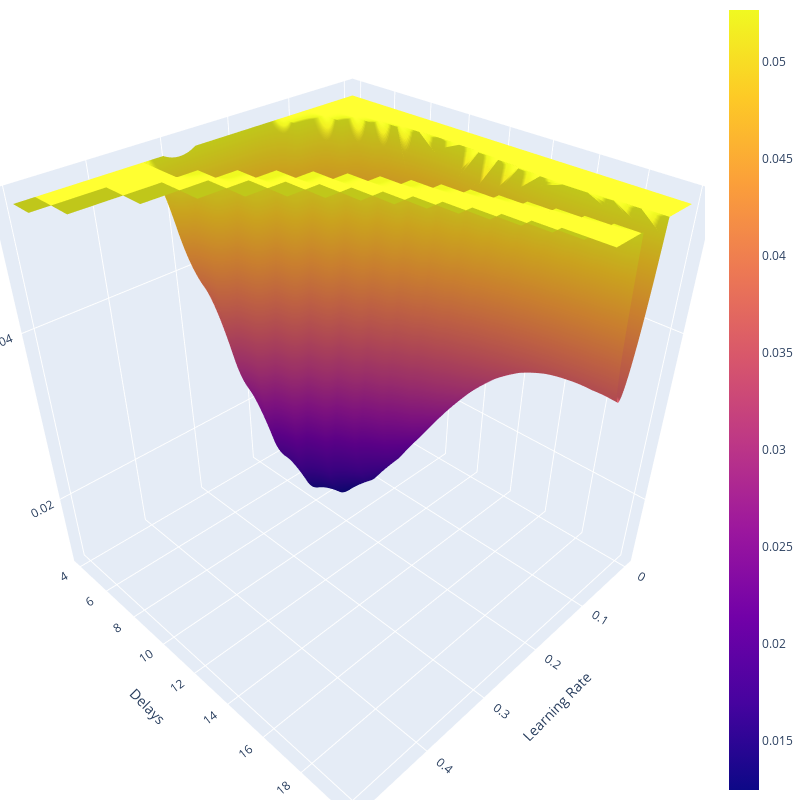
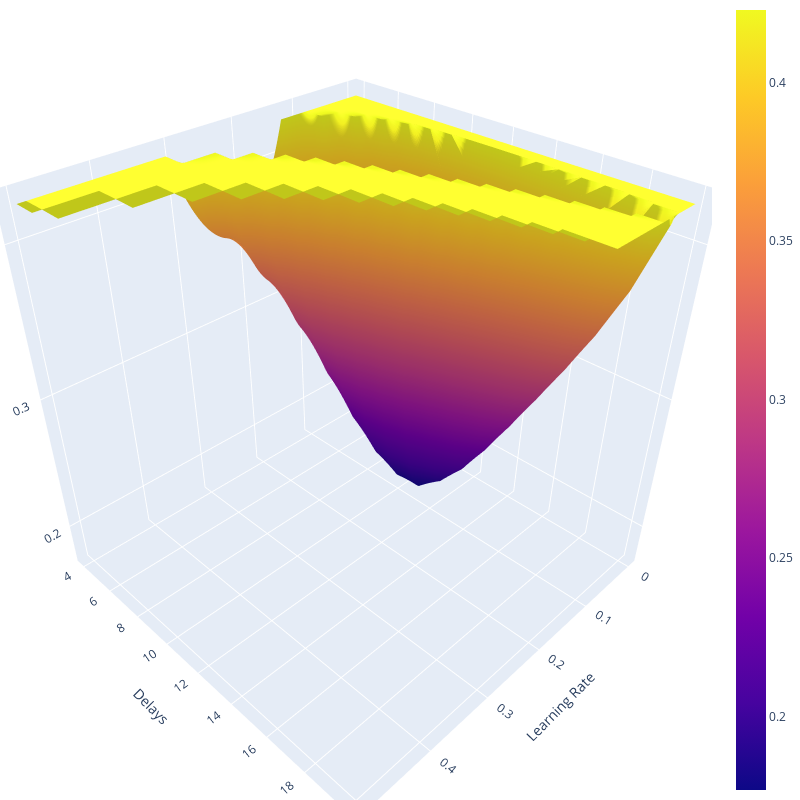

Notebook cell for these charts, in order:
### Code cell
for b, band in enumerate(bands):

    z = mseas[b,:,:].copy()

    th =  1.01*z_mins[b].max()
    z[z>th] = th
    fig = go.Figure(data=[go.Surface(z=z,y=y,x=x)])
    fig.update_layout(autosize=False,
                    title="de",
                    margin=dict(l=0, r=0, b=0, t=0)
                    )

    fig.update_layout(scene = dict(
                        xaxis_title='Learning Rate',
                        yaxis_title='Delays',
                        zaxis_title='MSE'),
                        width=800, height=800,
                        )

    fig.show()

### Figure 1 — Plotly figure (JSON) as saved in the notebook; plotly's stock layout.template omitted (floating-point values rounded to 4 significant figures; data arrays with more than 128 entries replaced by an {"elided": "..."} marker saying what was removed)
{"data": [{"type": "surface", "x": {"elided": "1000 float values"}, "y": [4, 5, 6, 7, 8, 9, 10, 11, 12, 13, 14, 15, 16, 17, 18, 19, 20], "z": {"elided": "17x1000 float values"}}], "layout": {"autosize": false, "height": 800, "margin": {"b": 0, "l": 0, "r": 0, "t": 0}, "scene": {"xaxis": {"title": {"text": "Learning Rate"}}, "yaxis": {"title": {"text": "Delays"}}, "zaxis": {"title": {"text": "MSE"}}}, "title": {"text": "de"}, "width": 800}}

### Figure 2 — Plotly figure (JSON) as saved in the notebook; plotly's stock layout.template omitted (floating-point values rounded to 4 significant figures; data arrays with more than 128 entries replaced by an {"elided": "..."} marker saying what was removed)
{"data": [{"type": "surface", "x": {"elided": "1000 float values"}, "y": [4, 5, 6, 7, 8, 9, 10, 11, 12, 13, 14, 15, 16, 17, 18, 19, 20], "z": {"elided": "17x1000 float values"}}], "layout": {"autosize": false, "height": 800, "margin": {"b": 0, "l": 0, "r": 0, "t": 0}, "scene": {"xaxis": {"title": {"text": "Learning Rate"}}, "yaxis": {"title": {"text": "Delays"}}, "zaxis": {"title": {"text": "MSE"}}}, "title": {"text": "de"}, "width": 800}}
